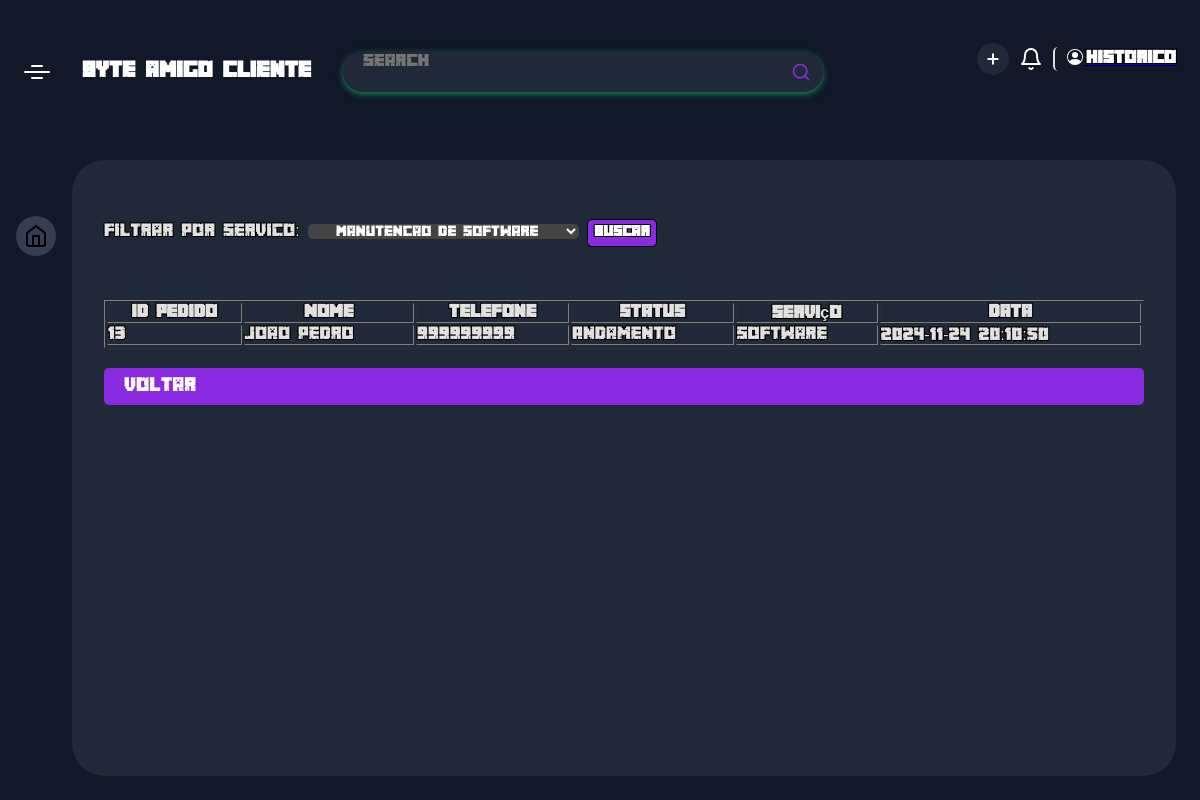
/historico.php?servico=software (signed in), run on the app's committed database.
### tables this page shows
CREATE TABLE `pedidos` (
  `id` int(11) NOT NULL,
  `ID_usuario` int(11) DEFAULT NULL,
  `servico` varchar(50) NOT NULL,
  `descricao` text DEFAULT NULL,
  `data_pedido` timestamp NOT NULL DEFAULT current_timestamp(),
  `ID_tecnico` int(11) DEFAULT NULL,
  `Status` varchar(30) NOT NULL
);

CREATE TABLE `usuario` (
  `ID_usuario` int(255) NOT NULL,
  `Nome` varchar(255) DEFAULT NULL,
  `Email` varchar(255) NOT NULL,
  `telefone` int(11) DEFAULT NULL,
  `Administrator` bit(1) DEFAULT NULL,
  `senha` varchar(255) NOT NULL
);

### historico.php (the view, shortened to what this page needs)
<?php
include 'conectar.php';
$idUsuarioLogado = $_SESSION['user_id'];
$servicoFiltro = $_GET['servico'] ?? '';
$query = "
    SELECT
        pedidos.id,
        usuario.Nome,
        usuario.telefone,
        pedidos.status,
        pedidos.servico,
        pedidos.data_pedido
    FROM
        pedidos
    INNER JOIN
        usuario ON pedidos.ID_usuario = usuario.ID_usuario
    WHERE pedidos.ID_usuario = ?
";
$params = [$idUsuarioLogado];
if (!empty($servicoFiltro)) {
    $query .= " AND pedidos.servico = ?";
    $params[] = $servicoFiltro;
}
$query .= " ORDER BY pedidos.data_pedido DESC";
$stmt = $pdo->prepare($query);
$stmt->execute($params);
$pedidos = $stmt->fetchAll();
?>
<!DOCTYPE html>
<html lang="en">
<head>
    <link rel="stylesheet" href="./css/dashboard.css">
    <link rel="stylesheet" href="./css/button.css">
    <link rel="stylesheet" href="./css/home.css">
</head>
<body>
    <div class="app-container">
        <div class="app-header">
        <div class="app-header-left">
        <span class="app-icon"></span>
        <p class="app-name">byte amigo cliente</p>
        <div class="search-wrapper">
        <input class="search-input" type="text" placeholder="Search">
        <svg xmlns="http://www.w3.org/2000/svg" width="20" height="20" fill="none" stroke="currentColor" stroke-linecap="round" stroke-linejoin="round" stroke-width="2" class="feather feather-search" viewBox="0 0 24 24">
        <defs></defs>
        <circle cx="11" cy="11" r="8"></circle>
        <path d="M21 21l-4.35-4.35"></path>
        </svg>
        </div>
        </div>
        <div class="app-header-right">
        <button class="add-btn" title="Add New Project">
        <svg class="btn-icon" xmlns="http://www.w3.org/2000/svg" width="16" height="16" viewBox="0 0 24 24" fill="none" stroke="currentColor" stroke-width="3" stroke-linecap="round" stroke-linejoin="round" class="feather feather-plus">
        <line x1="12" y1="5" x2="12" y2="19" />
        <line x1="5" y1="12" x2="19" y2="12" /></svg>
        </button>
        <button class="notification-btn">
        <svg xmlns="http://www.w3.org/2000/svg" width="24" height="24" viewBox="0 0 24 24" fill="none" stroke="currentColor" stroke-width="2" stroke-linecap="round" stroke-linejoin="round" class="feather feather-bell">
        <path d="M18 8A6 6 0 0 0 6 8c0 7-3 9-3 9h18s-3-2-3-9" />
        <path d="M13.73 21a2 2 0 0 1-3.46 0" /></svg>
        </button>
        <a href="editcar.php"><button   class="profile-btn">
        <span>Historico</span>
        </button></a>
        </div>
        </div>
        <div class="app-content">
        <div class="app-sidebar">
        <a href="" class="app-sidebar-link active">
        <svg xmlns="http://www.w3.org/2000/svg" width="24" height="24" viewBox="0 0 24 24" fill="none" stroke="currentColor" stroke-width="2" stroke-linecap="round" stroke-linejoin="round" class="feather feather-home">
        <path d="M3 9l9-7 9 7v11a2 2 0 0 1-2 2H5a2 2 0 0 1-2-2z" />
        <polyline points="9 22 9 12 15 12 15 22" /></svg>
        </a>
        </div>
        <div class="projects-section">
        <form method="GET" action="historico.php">
        <label for="servico">Filtrar por Servico:</label>
        <select class="" id="servico" name="servico">
            <option value="software" <?php if ($servicoFiltro == 'software') echo 'selected'; ?>>Manutencao de Software</option>
        </select>
        <button type="submit">Buscar</button>
    </form>
    <table border="1">
        <thead>
            <tr>
                <th>ID Pedido</th>
                <th>Nome</th>
                <th>Telefone</th>
                <th>Status</th>
                <th>Serviço</th>
                <th>Data</th>
            </tr>
        </thead>
        <tbody>
            <?php foreach ($pedidos as $pedido): ?>
                <tr>
                    <td><?= htmlspecialchars($pedido['id']) ?></td>
                    <td><?= htmlspecialchars($pedido['Nome']) ?></td>
                    <td><?= htmlspecialchars($pedido['telefone']) ?></td>
                    <td><?= htmlspecialchars($pedido['status']) ?></td>
                    <td><?= htmlspecialchars($pedido['servico']) ?></td>
                    <td><?= htmlspecialchars($pedido['data_pedido']) ?></td>
                </tr>
            <?php endforeach; ?>
        </tbody>
   </table>
        <a href="home.php" class="btn-contrate">Voltar</a>
</body>
</html>

### css/dashboard.css (style rules this page uses)
* { box-sizing: border-box; font-family: 'minecraft'; }
:root { --app-container: #2600ff; --app-container: #111827; --main-color: #fff; --secondary-color: rgba(255, 255, 255, .8); --projects-section: #1f2937; --link-color: rgba(255, 255, 255, .8); --link-color-hover: rgba(195, 207, 244, 0.1); --link-color-active-bg: rgba(195, 207, 244, 0.2); --button-bg: #1f2937; --search-area-bg: #1f2937; --message-box-hover: #243244; --message-box-border: rgba(255, 255, 255, .1); --star: #ffd92c; --light-font: rgba(255, 255, 255, .8); --more-list-bg: #ffffff; --more-list-bg-hover: rgba(195, 207, 244, 0.1); --more-list-shadow: rgba(195, 207, 244, 0.1); --message-btn: rgba(195, 207, 244, 0.1); }
html, body { width: 100%; height: 100vh; margin: 0; }
body { font-family: 'minecraft', sans-serif; overflow: hidden; display: flex; justify-content: center; background-color: var(--app-container); }
button, a { cursor: pointer; }
.app-container { width: 100%; display: flex; flex-direction: column; height: 100%; background-color: var(--app-container); transition: 0.2s; max-width: 1800px; }
.app-container button, .app-container input, .app-container optgroup, .app-container select, .app-container textarea { font-family: 'minecraft', sans-serif; }
.app-content { display: flex; height: 100%; overflow: hidden; padding: 16px 24px 24px 0; }
.app-header { display: flex; justify-content: space-between; align-items: center; width: 100%; padding: 16px 24px; position: relative; }
.app-header-left, .app-header-right { display: flex; align-items: center; }
.app-header-left { flex-grow: 1; }
.app-header-right button { margin-left: 10px; }
.app-icon { width: 26px; height: 2px; border-radius: 4px; background-color: var(--main-color); position: relative; }
.app-icon:before, .app-icon:after { content: ''; position: absolute; width: 12px; height: 2px; border-radius: 4px; background-color: var(--main-color); left: 50%; transform: translatex(-50%); }
.app-icon:before { top: -6px; }
.app-icon:after { bottom: -6px; }
.app-name { color: var(--main-color); margin: 0; font-size: 20px; line-height: 24px; font-weight: 700; margin: 0 32px; }
.search-wrapper { border-radius: 20px; background-color: var(--search-area-bg); padding-right: 12px; height: 40px; display: flex; justify-content: space-between; align-items: center; width: 100%; max-width: 480px; color: blueviolet; box-shadow: 0 2px 6px 0 #198754; overflow: hidden; }
.search-input { border: none; flex: 1; outline: none; height: 100%; padding: 0 20px; font-size: 16px; background-color: var(--search-area-bg); color: var(--main-color); }
.search-input:placeholder { color: var(--main-color); opacity: 0.6; }
.add-btn { color: #fff; background-color: var(--button-bg); padding: 0; border: 0; border-radius: 50%; width: 32px; height: 32px; display: flex; align-items: center; justify-content: center; }
.notification-btn { color: var(--main-color); padding: 0; border: 0; background-color: transparent; height: 32px; display: flex; justify-content: center; align-items: center; }
.profile-btn { padding: 0; border: 0; background-color: transparent; display: flex; align-items: center; padding-left: 12px; border-left: 2px solid #ddd; }
.profile-btn span { color: var(--main-color); font-size: 16px; line-height: 24px; font-weight: 700; }
.app-sidebar { padding: 40px 16px; display: flex; flex-direction: column; align-items: center; }
.app-sidebar-link { color: var(--main-color); color: var(--link-color); margin: 16px 0; transition: 0.2s; border-radius: 50%; flex-shrink: 0; width: 40px; height: 40px; display: flex; justify-content: center; align-items: center; }
.app-sidebar-link.active { background-color: var(--link-color-active-bg); color: var(--link-color-active); }
.projects-section { flex: 2; background-color: var(--projects-section); border-radius: 32px; padding: 32px 32px 0 32px; overflow: hidden; height: 100%; display: flex; flex-direction: column; }

### css/home.css (style rules this page uses)
* { margin: 0; padding: 0; box-sizing: border-box; }
body { font-family: Arial, sans-serif; background-color: #2b2e38; display: flex; justify-content: center; align-items: center; height: 100vh; font-family: 'minecraft'; }
.btn-contrate { display: inline-block; margin-top: 20px; padding: 10px 20px; background-color: blueviolet; color: #ffffff; text-decoration: none; font-size: 1.1rem; border-radius: 5px; transition: background-color 0.3s ease; }

### data on the page
pedidos: id "13", ID_usuario.Nome "Joao Pedro", ID_usuario.telefone "999999999", Status "Andamento", servico "software", data_pedido "2024-11-24 20:10:50"
